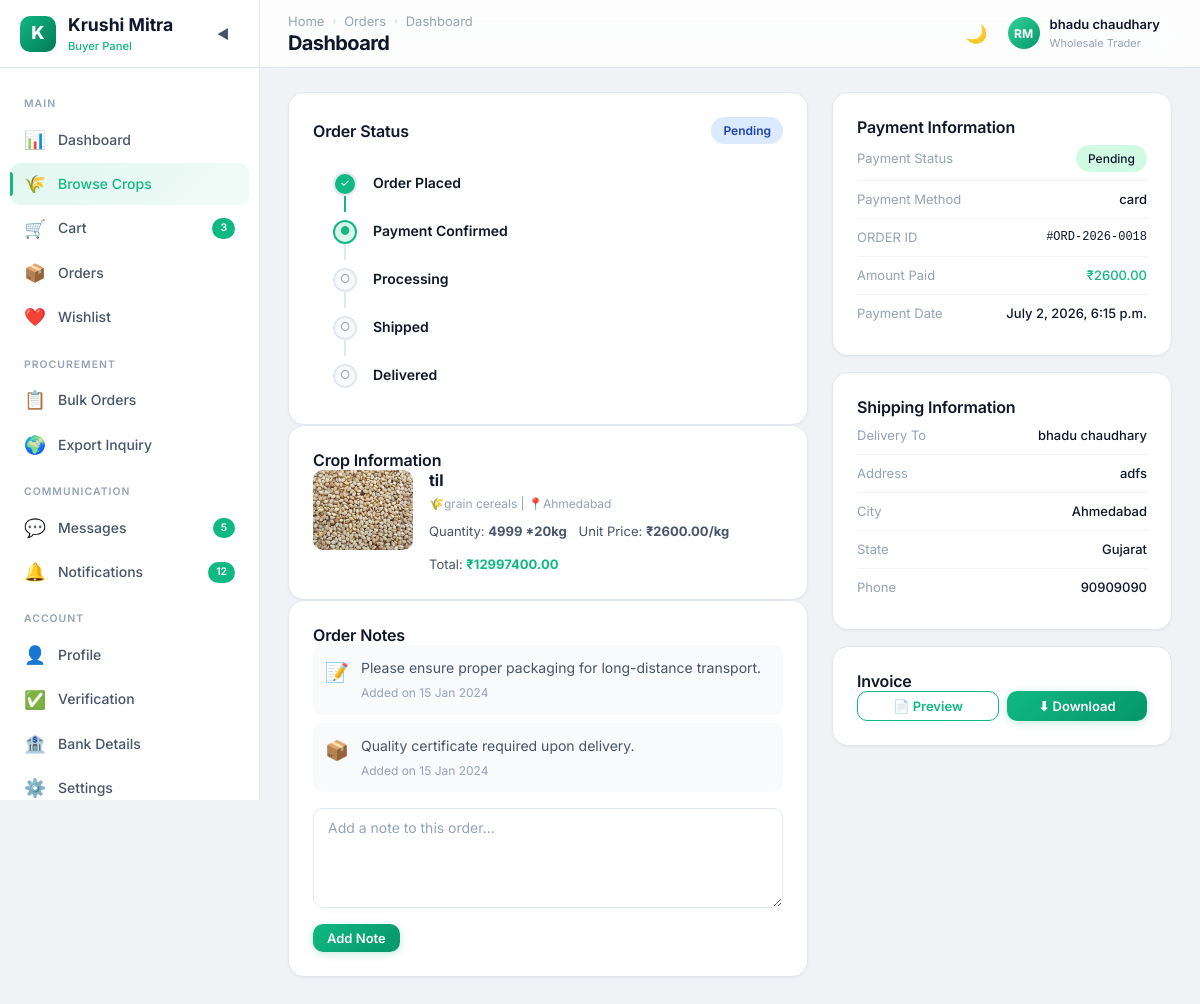
Before: /buyer/order-details/27 (signed in) with the older database file.
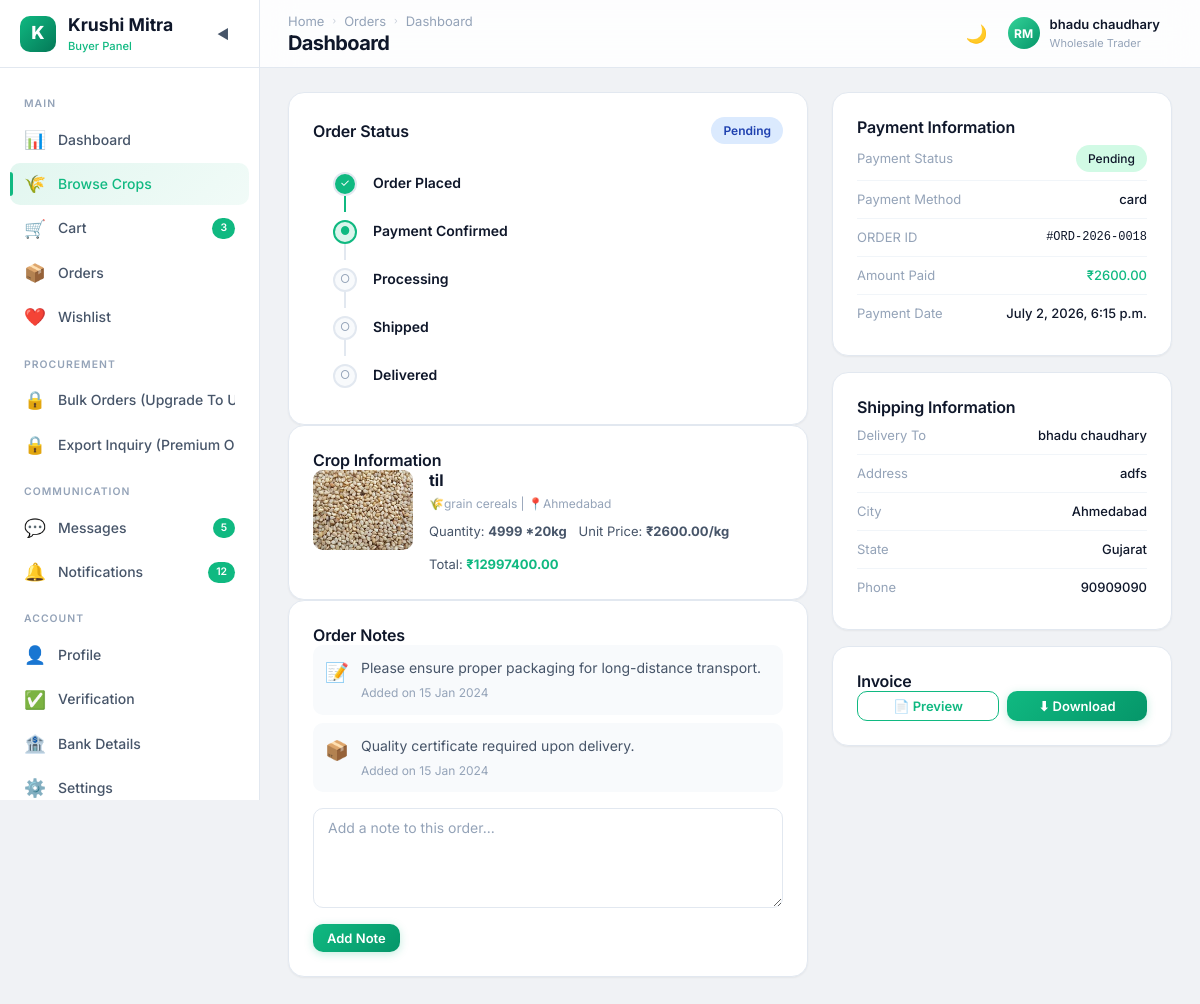
After: the same page with the newer database file.
### farmer/views.py (the view)
        def wrapper(request, *args, **kwargs):
            if "contact" in request.session:
                try:
                    user = User.objects.get(contact=request.session['contact'])
                    request.uid = user
                    if user.role not in allowed_roles:
                        messages.error(request, "Access Denied")
                        return redirect('login')
                    return view_function(request, *args, **kwargs)
                except User.DoesNotExist:
                    return redirect('login')
            return redirect('login')

### buyer/views.py (called while the page is built)
@check_login(['Buyer'])
def buyer_order_details(request,pk):
    uid = request.uid
    buyr = Buyer.objects.get(user=uid)
    premium_type = premium_buyer.objects.get(user=buyr)
    item = OrderItem.objects.get(id=pk)
    context = {'uid':uid,'buyr':buyr,'item':item,'premium_type':premium_type,'buyr':buyr}
    return render(request, "buyer/order-details.html",context)

### farmer/views.py (called while the page is built)
def check_login(allowed_roles):
    def decorator(view_function):
        def wrapper(request, *args, **kwargs):
            if "contact" in request.session:
                try:
                    user = User.objects.get(contact=request.session['contact'])
                    request.uid = user
                    if user.role not in allowed_roles:
                        messages.error(request, "Access Denied")
                        return redirect('login')
                    return view_function(request, *args, **kwargs)
                except User.DoesNotExist:
                    return redirect('login')
            return redirect('login')
        return wrapper
    return decorator

### buyer/templates/buyer/order-details.html (shortened to what the changed rows need)
<!DOCTYPE html>
{% load static %}
<html lang="en" data-theme="light">
<head>
  <link rel="stylesheet" href="{% static 'buyer/css/style.css' %}">
  <link rel="stylesheet" href="{% static 'buyer/css/order-details.css' %}">
</head>
<body>
  <div class="app-layout">
    <aside class="sidebar">
      <nav class="sidebar-nav">
        {% if buyr.is_premiume %}
        <a href="{% url 'buyer_bulk_order' %}" class="sidebar-item" data-tooltip="Bulk Orders">
          <span class="sidebar-item-icon">📋</span>
          <span class="sidebar-item-text">Bulk Orders</span>
        </a>
        {% if premium_type.premium_type == 'Premium' %}
        <a href="{% url 'buyer_export_inquiry' %}" class="sidebar-item">
          <span class="sidebar-item-icon">🌍</span>
          <span class="sidebar-item-text">Export Inquiry</span>
        </a>
        {% else %}
        <a href="#" class="sidebar-item disabled-link"
          onclick="alert('Export Inquiry is available for Premium users only.'); return false;">
          <span class="sidebar-item-icon">🔒</span>
          <span class="sidebar-item-text">Export Inquiry (Premium Only)</span>
        </a>
        {% endif %}
        {% else %}
        <a href="#" class="sidebar-item disabled-link" onclick="alert('Upgrade To Unlock Bulk Orders'); return false;">
          <span class=" sidebar-item-icon">🔒</span>
          <span class="sidebar-item-text">Bulk Orders (Upgrade To Unlock)</span>
        </a>
        <a href="#" class="sidebar-item disabled-link"
          onclick="alert('Export Inquiry is available for Premium users only.'); return false;">
          <span class="sidebar-item-icon">🔒</span>
          <span class="sidebar-item-text">Export Inquiry (Premium Only)</span>
        </a>
        {% endif %}
      </nav>
    </aside>
    <div class="main-wrapper">
      <header class="navbar">
        <div class="navbar-left"><button class="mobile-menu-btn">☰</button>
          <div>
            <h1 class="page-title">Order #ORD-2024-0891</h1>
          </div>
        </div>
      </header>
    </div>
  </div>
</body>
</html>

Changed rows visible on the page:
changed Buyer "adfs": is_premiume True → False (drawn)
Other visible differences:
text no longer shown: "📋 Bulk Orders 🌍 Export Inquiry"
text now shown: "🔒 Bulk Orders (Upgrade To… 🔒 Export Inquiry (Premium…"
